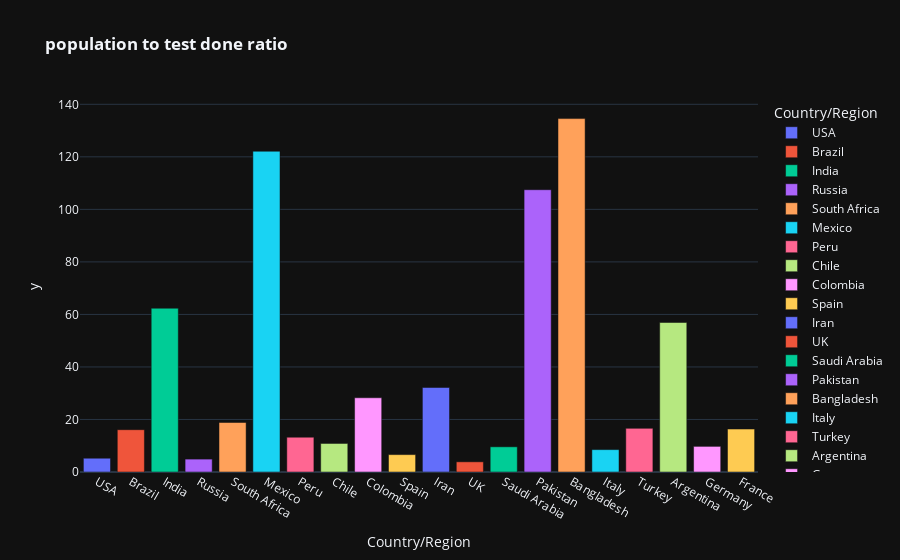

This figure's notebook cell:
### Code cell
fig=px.bar(world_data.iloc[0:20], color='Country/Region', y=pop_test_ratio, x='Country/Region', template="plotly_dark", title="<b>population to test done ratio</b>")
fig.show()

### Figure 1 — Plotly figure (JSON) as saved in the notebook; plotly's stock layout.template omitted (floating-point values rounded to 4 significant figures)
{"data": [{"alignmentgroup": "True", "hovertemplate": "Country/Region=%{x}<br>y=%{y}<extra></extra>", "legendgroup": "USA", "marker": {"color": "#636efa", "pattern": {"shape": ""}}, "name": "USA", "offsetgroup": "USA", "orientation": "v", "showlegend": true, "textposition": "auto", "type": "bar", "x": ["USA"], "xaxis": "x", "y": [5.245], "yaxis": "y"}, {"alignmentgroup": "True", "hovertemplate": "Country/Region=%{x}<br>y=%{y}<extra></extra>", "legendgroup": "Brazil", "marker": {"color": "#EF553B", "pattern": {"shape": ""}}, "name": "Brazil", "offsetgroup": "Brazil", "orientation": "v", "showlegend": true, "textposition": "auto", "type": "bar", "x": ["Brazil"], "xaxis": "x", "y": [16.11], "yaxis": "y"}, {"alignmentgroup": "True", "hovertemplate": "Country/Region=%{x}<br>y=%{y}<extra></extra>", "legendgroup": "India", "marker": {"color": "#00cc96", "pattern": {"shape": ""}}, "name": "India", "offsetgroup": "India", "orientation": "v", "showlegend": true, "textposition": "auto", "type": "bar", "x": ["India"], "xaxis": "x", "y": [62.37], "yaxis": "y"}, {"alignmentgroup": "True", "hovertemplate": "Country/Region=%{x}<br>y=%{y}<extra></extra>", "legendgroup": "Russia", "marker": {"color": "#ab63fa", "pattern": {"shape": ""}}, "name": "Russia", "offsetgroup": "Russia", "orientation": "v", "showlegend": true, "textposition": "auto", "type": "bar", "x": ["Russia"], "xaxis": "x", "y": [4.911], "yaxis": "y"}, {"alignmentgroup": "True", "hovertemplate": "Country/Region=%{x}<br>y=%{y}<extra></extra>", "legendgroup": "South Africa", "marker": {"color": "#FFA15A", "pattern": {"shape": ""}}, "name": "South Africa", "offsetgroup": "South Africa", "orientation": "v", "showlegend": true, "textposition": "auto", "type": "bar", "x": ["South Africa"], "xaxis": "x", "y": [18.85], "yaxis": "y"}, {"alignmentgroup": "True", "hovertemplate": "Country/Region=%{x}<br>y=%{y}<extra></extra>", "legendgroup": "Mexico", "marker": {"color": "#19d3f3", "pattern": {"shape": ""}}, "name": "Mexico", "offsetgroup": "Mexico", "orientation": "v", "showlegend": true, "textposition": "auto", "type": "bar", "x": ["Mexico"], "xaxis": "x", "y": [122.1], "yaxis": "y"}, {"alignmentgroup": "True", "hovertemplate": "Country/Region=%{x}<br>y=%{y}<extra></extra>", "legendgroup": "Peru", "marker": {"color": "#FF6692", "pattern": {"shape": ""}}, "name": "Peru", "offsetgroup": "Peru", "orientation": "v", "showlegend": true, "textposition": "auto", "type": "bar", "x": ["Peru"], "xaxis": "x", "y": [13.24], "yaxis": "y"}, {"alignmentgroup": "True", "hovertemplate": "Country/Region=%{x}<br>y=%{y}<extra></extra>", "legendgroup": "Chile", "marker": {"color": "#B6E880", "pattern": {"shape": ""}}, "name": "Chile", "offsetgroup": "Chile", "orientation": "v", "showlegend": true, "textposition": "auto", "type": "bar", "x": ["Chile"], "xaxis": "x", "y": [10.87], "yaxis": "y"}, {"alignmentgroup": "True", "hovertemplate": "Country/Region=%{x}<br>y=%{y}<extra></extra>", "legendgroup": "Colombia", "marker": {"color": "#FF97FF", "pattern": {"shape": ""}}, "name": "Colombia", "offsetgroup": "Colombia", "orientation": "v", "showlegend": true, "textposition": "auto", "type": "bar", "x": ["Colombia"], "xaxis": "x", "y": [28.27], "yaxis": "y"}, {"alignmentgroup": "True", "hovertemplate": "Country/Region=%{x}<br>y=%{y}<extra></extra>", "legendgroup": "Spain", "marker": {"color": "#FECB52", "pattern": {"shape": ""}}, "name": "Spain", "offsetgroup": "Spain", "orientation": "v", "showlegend": true, "textposition": "auto", "type": "bar", "x": ["Spain"], "xaxis": "x", "y": [6.619], "yaxis": "y"}, {"alignmentgroup": "True", "hovertemplate": "Country/Region=%{x}<br>y=%{y}<extra></extra>", "legendgroup": "Iran", "marker": {"color": "#636efa", "pattern": {"shape": ""}}, "name": "Iran", "offsetgroup": "Iran", "orientation": "v", "showlegend": true, "textposition": "auto", "type": "bar", "x": ["Iran"], "xaxis": "x", "y": [32.19], "yaxis": "y"}, {"alignmentgroup": "True", "hovertemplate": "Country/Region=%{x}<br>y=%{y}<extra></extra>", "legendgroup": "UK", "marker": {"color": "#EF553B", "pattern": {"shape": ""}}, "name": "UK", "offsetgroup": "UK", "orientation": "v", "showlegend": true, "textposition": "auto", "type": "bar", "x": ["UK"], "xaxis": "x", "y": [3.878], "yaxis": "y"}, {"alignmentgroup": "True", "hovertemplate": "Country/Region=%{x}<br>y=%{y}<extra></extra>", "legendgroup": "Saudi Arabia", "marker": {"color": "#00cc96", "pattern": {"shape": ""}}, "name": "Saudi Arabia", "offsetgroup": "Saudi Arabia", "orientation": "v", "showlegend": true, "textposition": "auto", "type": "bar", "x": ["Saudi Arabia"], "xaxis": "x", "y": [9.59], "yaxis": "y"}, {"alignmentgroup": "True", "hovertemplate": "Country/Region=%{x}<br>y=%{y}<extra></extra>", "legendgroup": "Pakistan", "marker": {"color": "#ab63fa", "pattern": {"shape": ""}}, "name": "Pakistan", "offsetgroup": "Pakistan", "orientation": "v", "showlegend": true, "textposition": "auto", "type": "bar", "x": ["Pakistan"], "xaxis": "x", "y": [107.5], "yaxis": "y"}, {"alignmentgroup": "True", "hovertemplate": "Country/Region=%{x}<br>y=%{y}<extra></extra>", "legendgroup": "Bangladesh", "marker": {"color": "#FFA15A", "pattern": {"shape": ""}}, "name": "Bangladesh", "offsetgroup": "Bangladesh", "orientation": "v", "showlegend": true, "textposition": "auto", "type": "bar", "x": ["Bangladesh"], "xaxis": "x", "y": [134.6], "yaxis": "y"}, {"alignmentgroup": "True", "hovertemplate": "Country/Region=%{x}<br>y=%{y}<extra></extra>", "legendgroup": "Italy", "marker": {"color": "#19d3f3", "pattern": {"shape": ""}}, "name": "Italy", "offsetgroup": "Italy", "orientation": "v", "showlegend": true, "textposition": "auto", "type": "bar", "x": ["Italy"], "xaxis": "x", "y": [8.515], "yaxis": "y"}, {"alignmentgroup": "True", "hovertemplate": "Country/Region=%{x}<br>y=%{y}<extra></extra>", "legendgroup": "Turkey", "marker": {"color": "#FF6692", "pattern": {"shape": ""}}, "name": "Turkey", "offsetgroup": "Turkey", "orientation": "v", "showlegend": true, "textposition": "auto", "type": "bar", "x": ["Turkey"], "xaxis": "x", "y": [16.61], "yaxis": "y"}, {"alignmentgroup": "True", "hovertemplate": "Country/Region=%{x}<br>y=%{y}<extra></extra>", "legendgroup": "Argentina", "marker": {"color": "#B6E880", "pattern": {"shape": ""}}, "name": "Argentina", "offsetgroup": "Argentina", "orientation": "v", "showlegend": true, "textposition": "auto", "type": "bar", "x": ["Argentina"], "xaxis": "x", "y": [56.93], "yaxis": "y"}, {"alignmentgroup": "True", "hovertemplate": "Country/Region=%{x}<br>y=%{y}<extra></extra>", "legendgroup": "Germany", "marker": {"color": "#FF97FF", "pattern": {"shape": ""}}, "name": "Germany", "offsetgroup": "Germany", "orientation": "v", "showlegend": true, "textposition": "auto", "type": "bar", "x": ["Germany"], "xaxis": "x", "y": [9.761], "yaxis": "y"}, {"alignmentgroup": "True", "hovertemplate": "Country/Region=%{x}<br>y=%{y}<extra></extra>", "legendgroup": "France", "marker": {"color": "#FECB52", "pattern": {"shape": ""}}, "name": "France", "offsetgroup": "France", "orientation": "v", "showlegend": true, "textposition": "auto", "type": "bar", "x": ["France"], "xaxis": "x", "y": [16.35], "yaxis": "y"}], "layout": {"barmode": "relative", "legend": {"title": {"text": "Country/Region"}, "tracegroupgap": 0}, "title": {"text": "<b>population to test done ratio</b>"}, "xaxis": {"anchor": "y", "categoryarray": ["USA", "Brazil", "India", "Russia", "South Africa", "Mexico", "Peru", "Chile", "Colombia", "Spain", "Iran", "UK", "Saudi Arabia", "Pakistan", "Bangladesh", "Italy", "Turkey", "Argentina", "Germany", "France"], "categoryorder": "array", "domain": [0, 1], "title": {"text": "Country/Region"}}, "yaxis": {"anchor": "x", "domain": [0, 1], "title": {"text": "y"}}}}
